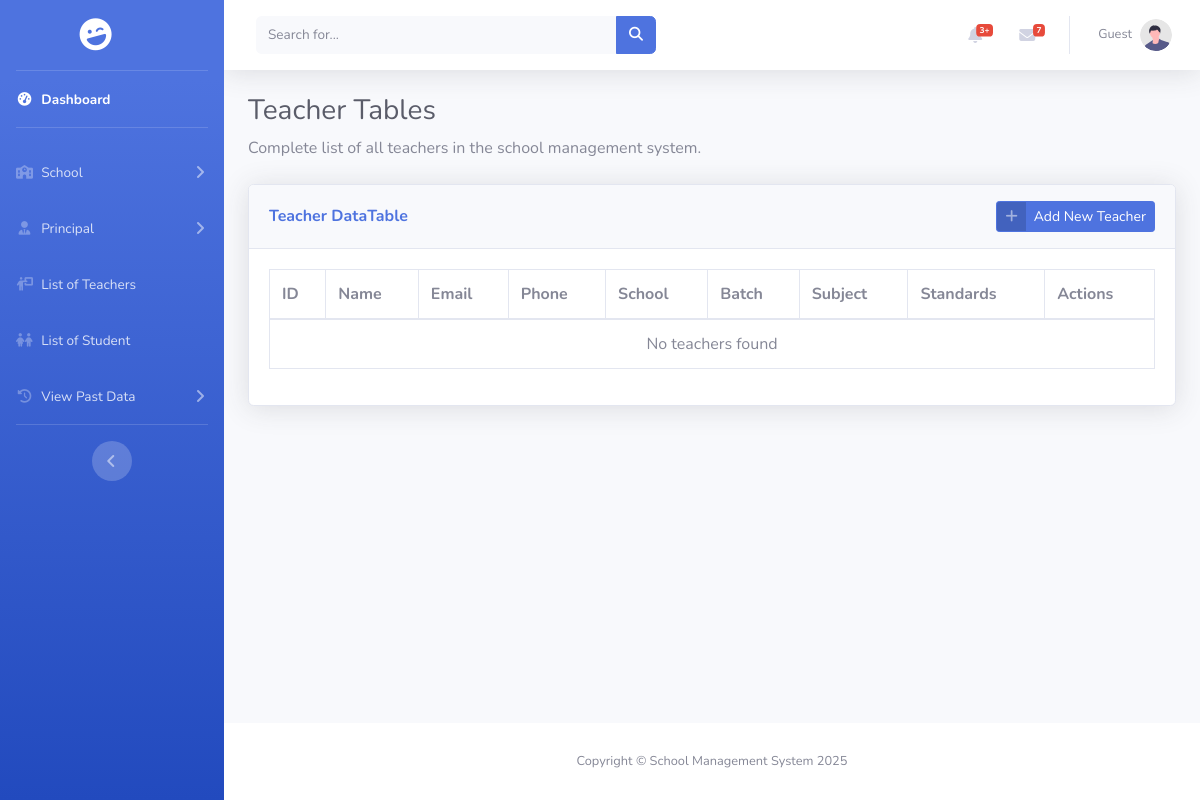
Before: /pages/teacher/teacher_list.php (signed in) with the older database file.
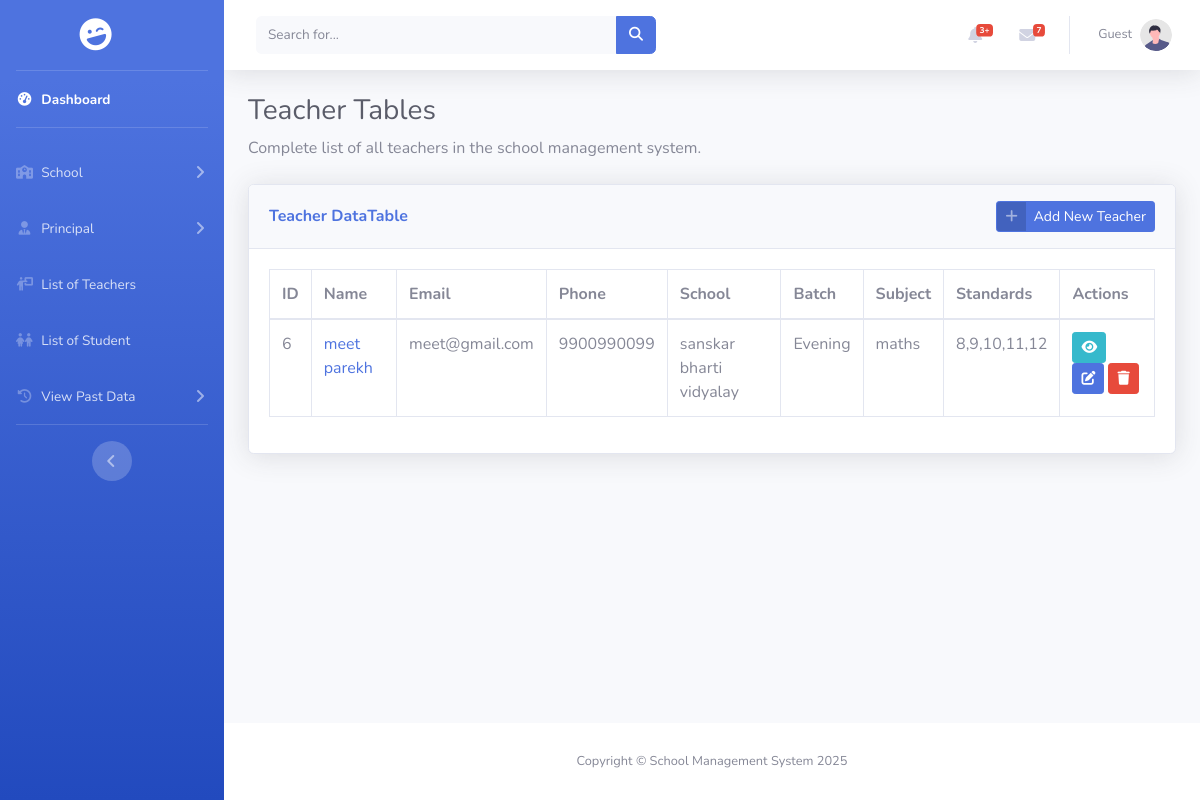
After: the same page with the newer database file.
### tables this page shows
CREATE TABLE `teacher` (
  `id` int(11) NOT NULL,
  `teacher_image` varchar(255) DEFAULT NULL,
  `teacher_name` varchar(50) NOT NULL,
  `phone` varchar(10) NOT NULL,
  `school_id` int(11) NOT NULL,
  `dob` date NOT NULL,
  `gender` enum('Male','Female','Others') NOT NULL,
  `blood_group` enum('A+','A-','B+','B-','AB+','AB-','O+','O-') NOT NULL,
  `address` text DEFAULT NULL,
  `email` varchar(50) NOT NULL,
  `password` varchar(255) NOT NULL,
  `qualification` varchar(100) DEFAULT NULL,
  `subject` varchar(100) DEFAULT NULL,
  `language_known` varchar(100) DEFAULT NULL,
  `salary` int(11) DEFAULT NULL,
  `std` set('Nursery','Junior','Senior','1','2','3','4','5','6','7','8','9','10','11','12') DEFAULT NULL,
  `experience` varchar(10) DEFAULT NULL,
  `batch` enum('Morning','Evening') DEFAULT NULL,
  `class_teacher` tinyint(1) DEFAULT 0,
  `class_teacher_std` varchar(50) DEFAULT NULL
);

CREATE TABLE `school` (
  `id` int(11) NOT NULL,
  `school_logo` varchar(255) DEFAULT NULL,
  `school_name` varchar(100) DEFAULT NULL,
  `email` varchar(50) DEFAULT NULL,
  `phone` varchar(10) DEFAULT NULL,
  `school_opening` date DEFAULT NULL,
  `school_type` enum('Government','Private') DEFAULT NULL,
  `education_board` set('CBSE','State','IGCSE') DEFAULT NULL,
  `school_medium` set('English','Hindi','Regional Language') DEFAULT NULL,
  `school_category` set('Pre-Primary','Primary','Upper Primary','Secondary','Higher Secondary') DEFAULT NULL,
  `address` text DEFAULT NULL
);

### pages/teacher/teacher_list.php (the view, shortened to what this page needs)
<?php
include_once "../../includes/connect.php";
$query = "SELECT t.id, t.teacher_name, t.email, t.phone, t.subject, t.std, t.batch,
                sc.school_name
        FROM teacher t
        LEFT JOIN school sc ON t.school_id = sc.id
        ORDER BY t.id ASC";
$result = mysqli_query($conn, $query);
?>
<!DOCTYPE html>
<html lang="en">
<head>
    <link href="../../assets/vendor/fontawesome-free/css/all.min.css" rel="stylesheet" type="text/css">
    <link href="../../assets/css/sb-admin-2.min.css" rel="stylesheet">
    <link rel="stylesheet" href="https://cdnjs.cloudflare.com/ajax/libs/font-awesome/6.5.2/css/all.min.css" />
    <link href="../../assets/vendor/datatables/dataTables.bootstrap4.min.css" rel="stylesheet">
</head>
<body id="page-top">
    <div id="wrapper">
        <?php include_once '../../includes/sidebar/BMC_sidebar.php'; ?>
        <div id="content-wrapper" class="d-flex flex-column">
            <div id="content">
                <?php include_once '../../includes/header.php'; ?>
                <div class="container-fluid">
                    <h1 class="h3 mb-2 text-gray-800">Teacher Tables</h1>
                    <p class="mb-4">Complete list of all teachers in the school management system.</p>
                    <div class="card shadow mb-4">
                        <div class="card-header py-3 d-flex justify-content-between align-items-center">
                            <h6 class="m-0 font-weight-bold text-primary">Teacher DataTable</h6>
                            <a href="/BMC-SMS/includes/forms/teacher_enrollment.php" class="btn btn-primary btn-icon-split btn-sm">
                                <span class="icon text-white-50"><i class="fas fa-plus"></i></span><span class="text">Add New Teacher</span>
                            </a>
                        </div>
                        <div class="card-body">
                            <div class="table-responsive">
                                <table class="table table-bordered" id="dataTable" width="100%" cellspacing="0">
                                    <thead>
                                        <tr>
                                            <th>ID</th>
                                            <th>Name</th>
                                            <th>Email</th>
                                            <th>Phone</th>
                                            <th>School</th>
                                            <th>Batch</th>
                                            <th>Subject</th>
                                            <th>Standards</th>
                                            <th>Actions</th>
                                        </tr>
                                    </thead>
                                    <tbody>
                                        <?php
                                        if ($result && mysqli_num_rows($result) > 0) {
                                            while ($row = mysqli_fetch_assoc($result)) {
                                                echo "<tr>";
                                                echo "<td>" . htmlspecialchars($row['id']) . "</td>";
                                                echo "<td><a href='view.php?id=" . $row['id'] . "'>" . htmlspecialchars($row['teacher_name'] ?? 'N/A') . "</a></td>";
                                                echo "<td>" . htmlspecialchars($row['email'] ?? 'N/A') . "</td>";
                                                echo "<td>" . htmlspecialchars($row['phone'] ?? 'N/A') . "</td>";
                                                echo "<td>" . htmlspecialchars($row['school_name'] ?? 'N/A') . "</td>";
                                                echo "<td>" . htmlspecialchars($row['batch'] ?? 'N/A') . "</td>";
                                                echo "<td>" . htmlspecialchars($row['subject'] ?? 'N/A') . "</td>";
                                                echo "<td>" . htmlspecialchars($row['std'] ?? 'N/A') . "</td>";
                                                echo "<td>";
                                                echo "<a href='view.php?id=" . $row['id'] . "' class='btn btn-info btn-sm mr-1' title='View'><i class='fas fa-eye'></i></a>";
                                                echo "<a href='edit.php?id=" . $row['id'] . "' class='btn btn-primary btn-sm mr-1' title='Edit'><i class='fas fa-edit'></i></a>";
                                                echo "<button class='btn btn-danger btn-sm' onclick='confirmDelete(" . $row['id'] . ")' title='Delete'><i class='fas fa-trash'></i></button>";
                                                echo "</td>";
                                                echo "</tr>";
                                            }
                                        } else {
                                            echo "<tr><td colspan='9' class='text-center'>No teachers found</td></tr>";
                                        }
                                        ?>
                                    </tbody>
                                </table>
                            </div>
                        </div>
                    </div>
                </div>
            </div>
            <?php include_once '../../includes/footer.php'; ?>
            </div>
    </div>
</body>
</html>

### includes/sidebar/BMC_sidebar.php (shortened to what this page needs)
<ul class="navbar-nav bg-gradient-primary sidebar sidebar-dark accordion" id="accordionSidebar">
    <a class="sidebar-brand d-flex align-items-center justify-content-center" href="/BMC-SMS/dashboard.php">
        <div class="sidebar-brand-icon rotate-n-15">
            <i class="fas fa-laugh-wink"></i>
        </div>
    </a>
    <hr class="sidebar-divider my-0">
    <li class="nav-item active">
        <a class="nav-link" href="/BMC-SMS/dashboard.php">
            <i class="fas fa-fw fa-tachometer-alt"></i>
            <span>Dashboard</span></a>
    </li>
    <hr class="sidebar-divider">
    <li class="nav-item">
        <a class="nav-link collapsed" href="#" data-toggle="collapse" data-target="#collapseSchool" aria-expanded="true"
            aria-controls="collapseSchool">
            <i class="fas fa-fw fa-school"></i>
            <span>School</span>
        </a>
    </li>
    <li class="nav-item">
        <a class="nav-link collapsed" href="#" data-toggle="collapse" data-target="#collapsePrincipal"
            aria-expanded="true" aria-controls="collapsePrincipal">
            <i class="fas fa-fw fa-user-tie"></i>
            <span>Principal</span>
        </a>
    </li>
    <li class="nav-item">
        <a class="nav-link" href="/BMC-SMS/pages/teacher/teacher_list.php">
            <i class=" fas fa-fw fa-person-chalkboard"></i>
            <span>List of Teachers</span></a>
    </li>
    <li class="nav-item">
        <a class="nav-link" href="/BMC-SMS/pages/student/student_list.php">
            <i class="fas fa-fw fa-children"></i>
            <span>List of Student</span></a>
    </li>
    <li class="nav-item">
        <a class="nav-link collapsed" href="#" data-toggle="collapse" data-target="#collapsePastData"
            aria-expanded="true" aria-controls="collapsePastData">
            <i class="fas fa-fw fa-history"></i>
            <span>View Past Data</span>
        </a>
    </li>
    <hr class="sidebar-divider d-none d-md-block">
    <div class="text-center d-none d-md-inline">
        <button class="rounded-circle border-0" id="sidebarToggle"></button>
    </div>
</ul>

### includes/header.php (shortened to what this page needs)
<?php
$userProfileImage = BASE_WEB_PATH . 'assets/images/undraw_profile.svg';
$userName = 'Guest';
if (isset($_COOKIE['encrypted_user_id']) && isset($_COOKIE['encrypted_user_role'])) {
    if (isset($_COOKIE['encrypted_user_name'])) {
        $userName = decrypt_id($_COOKIE['encrypted_user_name']);
    }
    if (isset($_COOKIE['encrypted_profile_image'])) {
        $decrypted_image_relative_path = decrypt_id($_COOKIE['encrypted_profile_image']);
        $image_path_for_web = BASE_WEB_PATH . ltrim($decrypted_image_relative_path, '/');
        $filesystem_path = rtrim($_SERVER['DOCUMENT_ROOT'], '/') . $image_path_for_web;
        if (!empty($decrypted_image_relative_path) && file_exists($filesystem_path) && is_file($filesystem_path)) {
            $userProfileImage = $image_path_for_web;
            error_log("Image found: " . $userProfileImage);
        } else {
            $userProfileImage = BASE_WEB_PATH . 'assets/images/undraw_profile.svg';
        }
    }
    if (empty($userName)) {
        $userName = 'Guest';
    }
} else {
    error_log("No user cookies found. Using default profile image and name.");
}
?>
<nav class="navbar navbar-expand navbar-light bg-white topbar mb-4 static-top shadow">
    <form class="d-none d-sm-inline-block form-inline mr-auto ml-md-3 my-2 my-md-0 mw-100 navbar-search">
        <div class="input-group">
            <input type="text" class="form-control bg-light border-0 small" placeholder="Search for..."
                aria-label="Search" aria-describedby="basic-addon2">
            <div class="input-group-append">
                <button class="btn btn-primary" type="button">
                    <i class="fas fa-search fa-sm"></i>
                </button>
            </div>
        </div>
    </form>
    <ul class="navbar-nav ml-auto">
        <li class="nav-item dropdown no-arrow mx-1">
            <a class="nav-link dropdown-toggle" href="#" id="alertsDropdown" role="button" data-toggle="dropdown"
                aria-haspopup="true" aria-expanded="false">
                <i class="fas fa-bell fa-fw"></i>
                <span class="badge badge-danger badge-counter">3+</span>
            </a>
        </li>
        <li class="nav-item dropdown no-arrow mx-1">
            <a class="nav-link dropdown-toggle" href="#" id="messagesDropdown" role="button" data-toggle="dropdown"
                aria-haspopup="true" aria-expanded="false">
                <i class="fas fa-envelope fa-fw"></i>
                <span class="badge badge-danger badge-counter">7</span>
            </a>
        </li>
        <li class="nav-item dropdown no-arrow">
            <a class="nav-link dropdown-toggle" href="#" id="userDropdown" role="button" data-toggle="dropdown"
                aria-haspopup="true" aria-expanded="false">
                <span class="mr-2 d-none d-lg-inline text-gray-600 small"><?php echo htmlspecialchars($userName); ?></span>
                <img class="img-profile rounded-circle"
                     src="<?php echo htmlspecialchars($userProfileImage); ?>"
                     onerror="this.src='<?php echo BASE_WEB_PATH; ?>assets/images/undraw_profile.svg';"
                     alt="Profile"
                     style="width: 32px; height: 32px; object-fit: cover;">
            </a>
        </li>
    </ul>
</nav>

### includes/footer.php
<footer class="sticky-footer bg-white">
    <div class="container my-auto">
        <div class="copyright text-center my-auto">
            <span>Copyright &copy; School Management System 2025</span>
        </div>
    </div>
</footer>

Changed rows visible on the page:
added teacher: id "6", teacher_name "meet parekh", email "meet@gmail.com", phone "9900990099", school.school_name "sanskar bharti vidyalay", batch "Evening", subject "maths", std "8,9,10,11,12"
Other visible differences:
text no longer shown: "No teachers found"
